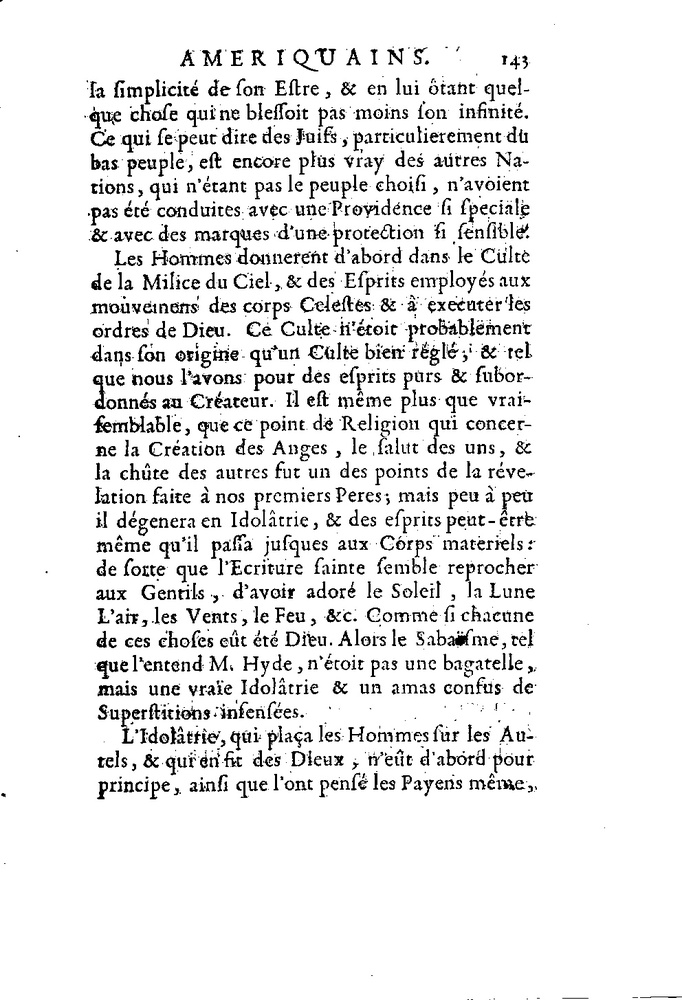
#> input picture object_detection/example_data/test/image1.jpg, 682 x 1000 px, shrunk from 992 x 1455 before the run, found by its file name; its folder holds 2 pictures in this run
$ python thresholding.py
#> lines starting #> are read from the running program, lines starting #| are printed output that depends on the picture
# Imports

#%%
import cv2 as cv
from matplotlib import pyplot as plt
import os

# ret, thresholded_image = cv.threshold(image, 0, 255, cv.THRESH_BINARY_INV+cv.THRESH_OTSU)


#%%

DATA_DIRECTORY = '/Users/marcoistasy/Documents/Coding/imagine-ocr/object_detection/test'


for image in os.listdir(DATA_DIRECTORY):
    # iterate through each image and add them to training_data

    if image.lower().endswith(('.png', '.jpg', '.jpeg')):
        # skip all files that are not images

        try:

            image_as_array = cv.imread(os.path.join(DATA_DIRECTORY, image), cv.IMREAD_GRAYSCALE)
#> image_as_array is the input picture: shape (1000, 682); min 0, max 255, mean 233.5
            ret, thresholded_image = cv.threshold(image_as_array, 0, 255, cv.THRESH_BINARY + cv.THRESH_OTSU)
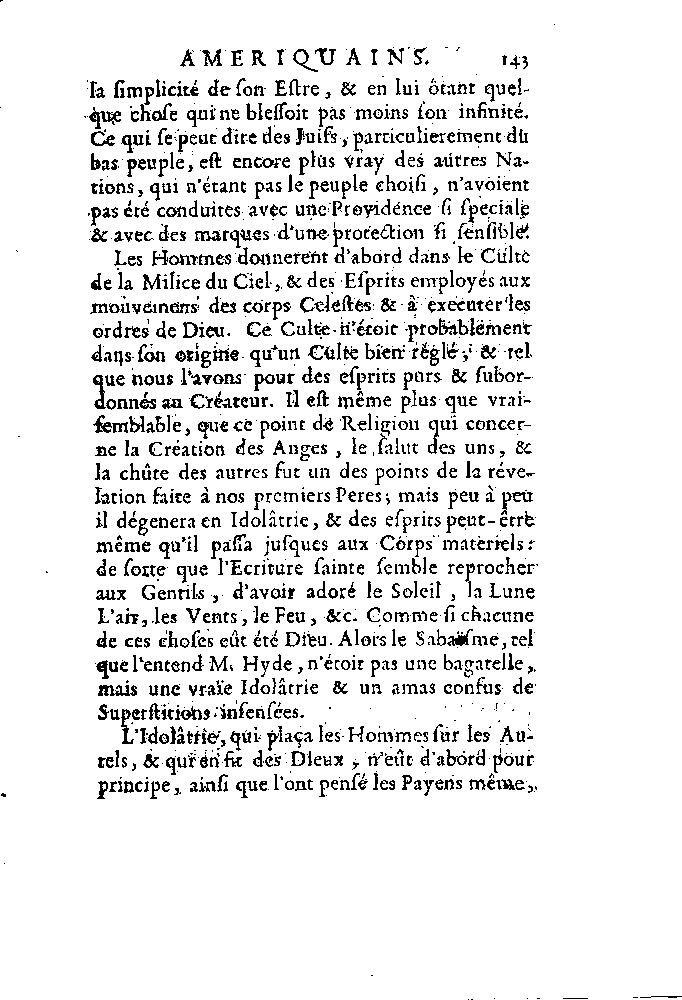
#> thresholded_image: shape (1000, 682); 91.2% white; black in thin lines or dots
#> ret = 147
            cv.imwrite('/Users/marcoistasy/Desktop/images/{}'.format(image), thresholded_image)

        except Exception as e:

            pass
#> pass 2 of the loop `for image in os.listdir(DATA_DIRECTORY):`:
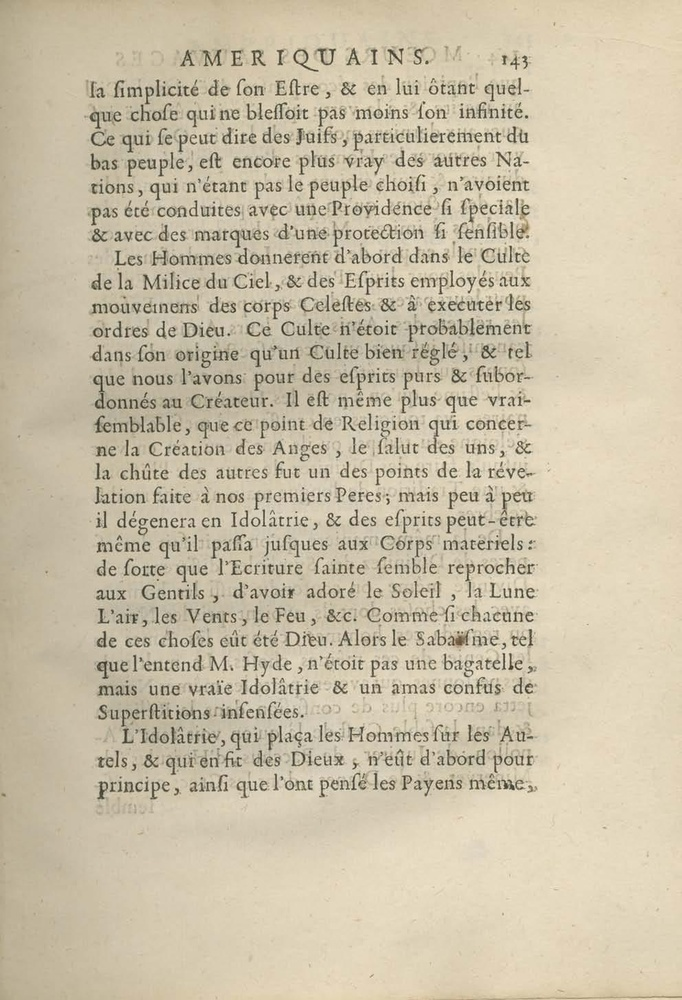
#> input picture object_detection/example_data/test/image1_original.jpg, 682 x 1000 px, shrunk from 992 x 1455 before the run, found by its file name
#> `image_as_array = cv.imread(os.path.join(DATA_DIRECTORY, image), cv.IMR..`:
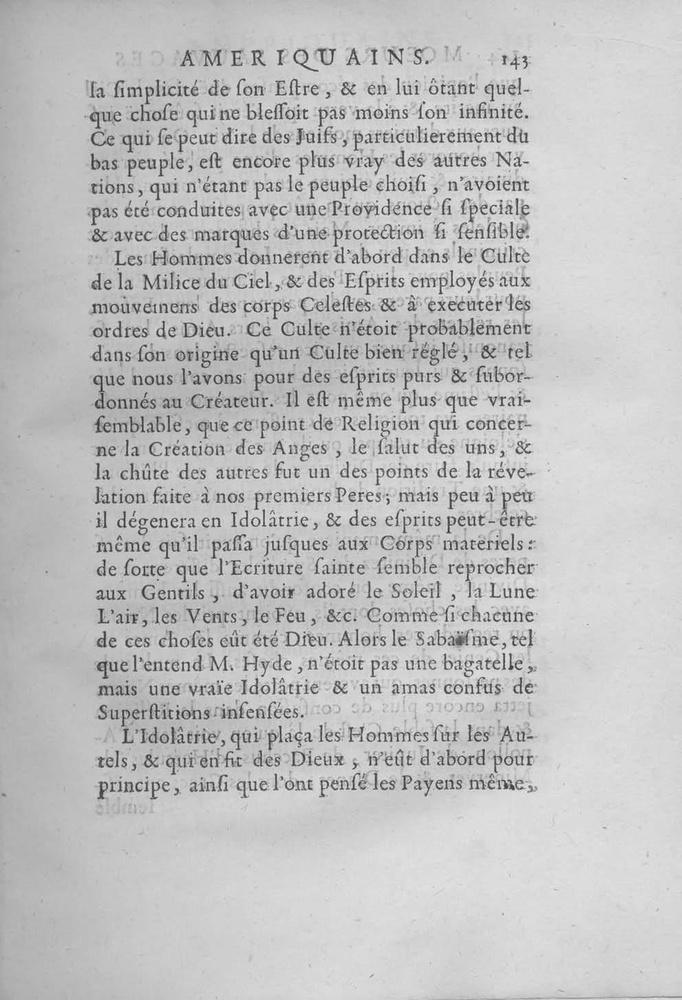
#> image_as_array: shape (1000, 682); min 37, max 247, mean 192.1
#> `ret, thresholded_image = cv.threshold(image_as_array, 0, 255, cv.THRES..`:
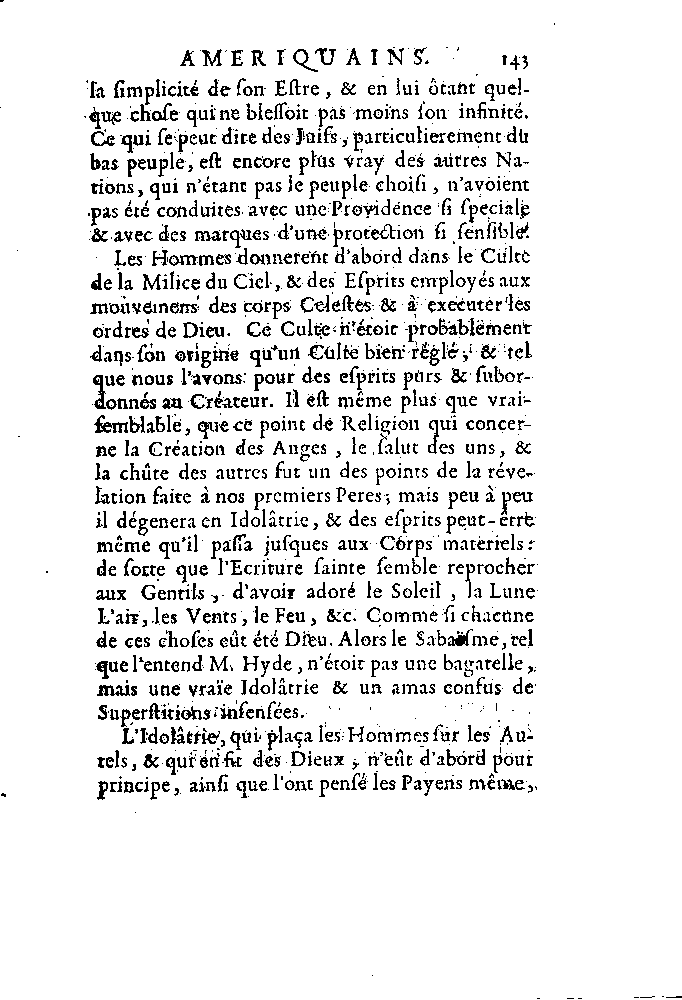
#> thresholded_image: shape (1000, 682); 91.4% white; black in thin lines or dots
#> ret = 155
